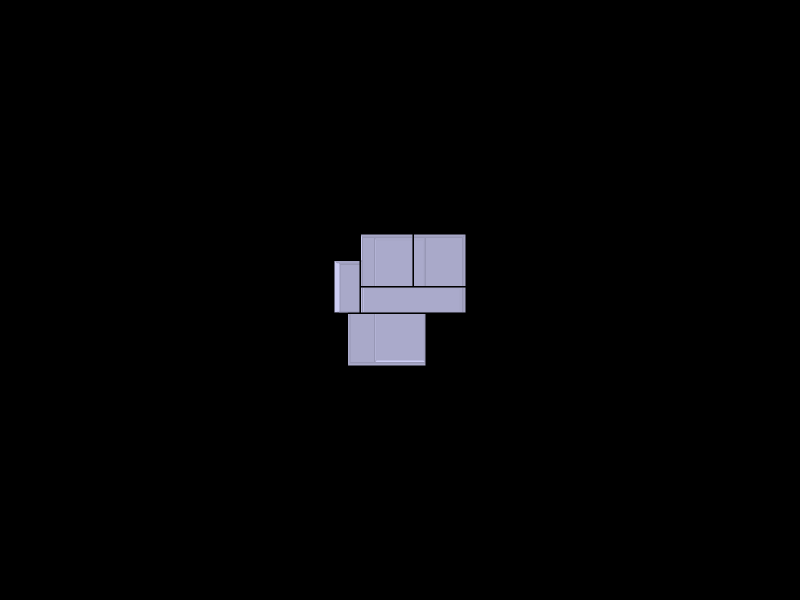

Notebook code for this chart:
### Code cell
Topology.Show(shell,
              camera=[0,0,6],
              faceColor=[210,210,250],
              faceOpacity=0.9,
              edgeColor="black",
              edgeWidth=3,
              showVertices=False,
              backgroundColor="black",
              width=800,
              height=600,
              renderer = renderer)

### Figure 1 — Plotly figure (JSON) as saved in the notebook; plotly's stock layout.template omitted (floating-point values rounded to 4 significant figures; data arrays with more than 128 entries replaced by an {"elided": "..."} marker saying what was removed)
{"data": [{"hoverinfo": "text", "legendgroup": "2", "legendrank": 2, "line": {"color": "black", "dash": "solid", "width": 3}, "marker": {"size": 0}, "mode": "lines", "name": "1: Untitled (Edges)", "showlegend": false, "text": "", "type": "scatter3d", "x": {"elided": "282 float values"}, "y": {"elided": "282 float values"}, "z": {"elided": "282 float values"}}, {"cmax": 1, "cmin": 0, "color": "#D2D2FA", "colorscale": [[0, "#440154"], [0.1111, "#482878"], [0.2222, "#3e4989"], [0.3333, "#31688e"], [0.4444, "#26828e"], [0.5556, "#1f9e89"], [0.6667, "#35b779"], [0.7778, "#6ece58"], [0.8889, "#b5de2b"], [1, "#fde725"]], "flatshading": true, "hoverinfo": "text", "hovertext": "", "i": {"elided": "137 int values"}, "j": {"elided": "137 int values"}, "k": {"elided": "137 int values"}, "legendgroup": "3", "legendrank": 3, "lighting": {"facenormalsepsilon": 0}, "name": "1: Untitled (Faces)", "opacity": 0.9, "showlegend": false, "showscale": false, "text": "", "type": "mesh3d", "x": [-1.25, 0, -2.5, 0, -2.5, -2.5, 5.0, 5.0, 5.0, -1.25, 5.0, -2.5, 5, 0, 5, 0, -1.25, 1.3e-05, 3.75, 5.0, 8.75, 8.75, 8.75, 3.75, -1.25, 8.75, -3.75, -3.75, -1.25, -3.75, -3.75, -3.75, -1.25, -1.25, -1.25, -1.25, -3.75, -3.75, -3.75, 5.0, 8.75, 1.3e-05, 8.75, 8.75, 5.0, 8.75, 3.75, 3.75, 1.3e-05, -1.25, -1.25, 5.0, 1.3e-05], "y": [8e-06, -5, -5.0, 0, 8e-06, -5.0, -5.0, -5.0, 4e-06, 8e-06, 8e-06, 8e-06, -5, -5, 0, 0, 2.5, 2.5, 2.5, 2.5, 8e-06, 2.5, 8e-06, 2.5, 2.5, 2.5, 2.5, 8e-06, 5.0, 5.0, 8e-06, 8e-06, 8e-06, 5.0, 2.5, 5.0, 5.0, 5.0, 2.5, 2.5, 2.5, 2.5, 8e-06, 7.5, 7.5, 7.5, 7.5, 7.5, 7.5, 7.5, 7.5, 7.5, 7.5], "z": [3.2, 3.2, 3.2, 3.2, 3.2, 6.2, 6.2, 3.2, 3.2, 6.2, 6.2, 6.2, 0.2, 0.2, 0.2, 0.2, 3.2, 3.2, 3.2, 3.2, 3.2, 3.2, 6.2, 6.2, 6.2, 6.2, 6.2, 6.2, 6.2, 6.2, 3.2, 0.2, 0.2, 3.2, 0.2, 0.2, 0.2, 3.2, 0.2, 0.2, 0.2, 0.2, 0.2, 3.2, 3.2, 6.2, 6.2, 3.2, 3.2, 6.2, 3.2, 0.2, 0.2]}], "layout": {"autosize": true, "height": 600, "margin": {"b": 40, "l": 40, "r": 40, "t": 40}, "paper_bgcolor": "#000000", "plot_bgcolor": "#000000", "scene": {"aspectmode": "data", "camera": {"center": {"x": 0, "y": 0, "z": 0}, "eye": {"x": 0, "y": 0, "z": 6}, "projection": {"type": "perspective"}, "up": {"x": 0, "y": 1, "z": 0}}, "xaxis": {"visible": false}, "yaxis": {"visible": false}, "zaxis": {"visible": false}}, "showlegend": true, "width": 800, "xaxis": {"showgrid": false, "visible": false, "zeroline": false}, "yaxis": {"showgrid": false, "visible": false, "zeroline": false}}}
